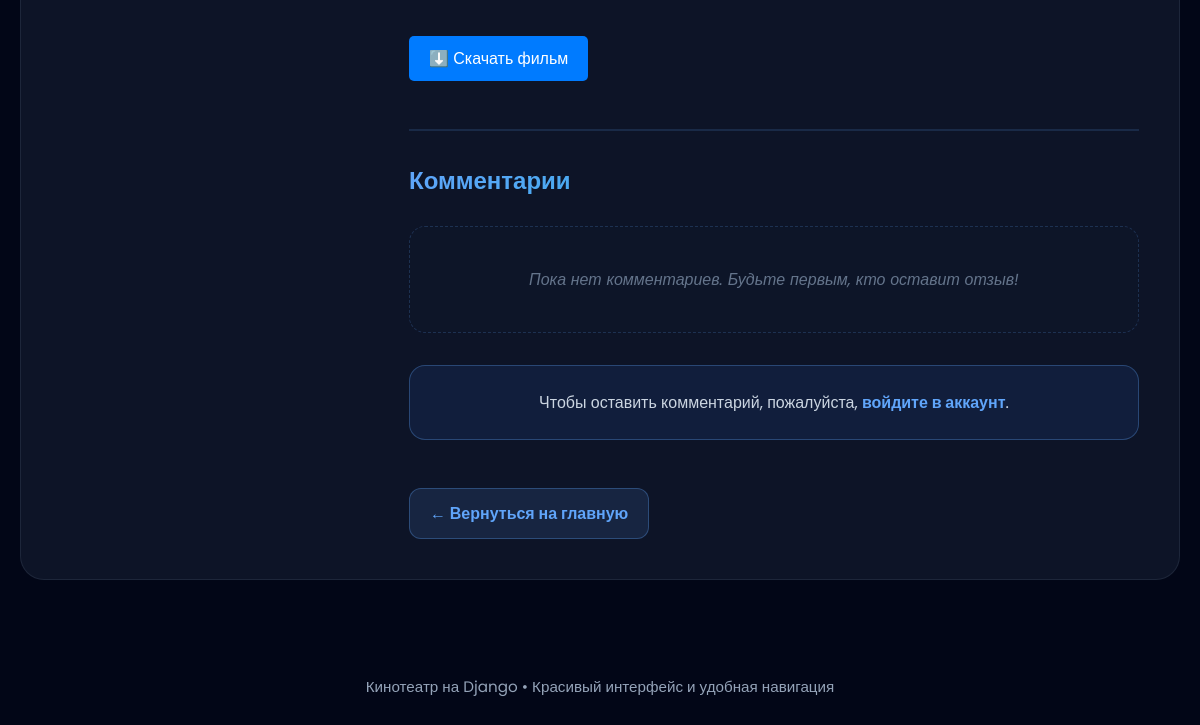
The page /product/2/ (lower part) on the database as committed earlier.
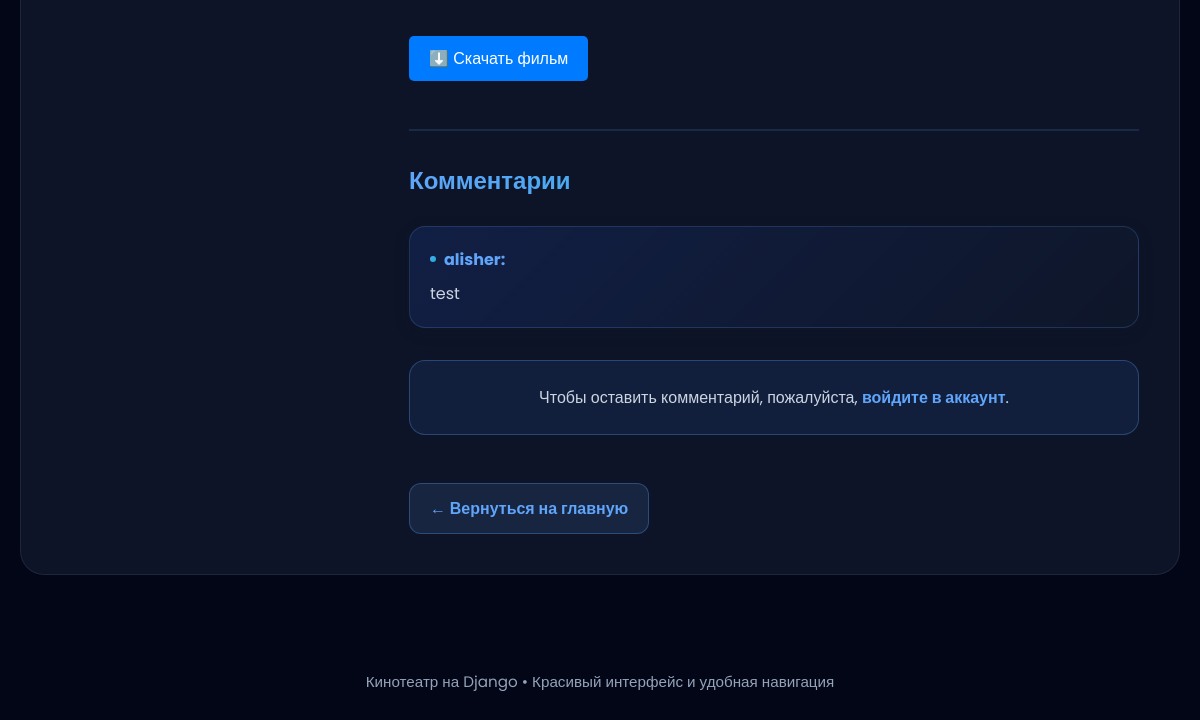
The same page on the database as committed later.
### movie_app/models.py (models this page shows, shortened)
class Comment(models.Model):
    user = models.ForeignKey(User, on_delete=models.CASCADE)
    movie = models.ForeignKey(Movie, on_delete=models.CASCADE)
    text = models.TextField()
    created_at = models.DateTimeField(auto_now_add=True)

class CustomUser(AbstractUser):
    phone_num = models.CharField(max_length=13, verbose_name="Номер телефона")
    avatar = models.ImageField(upload_to='avatars/', null=True, blank=True, verbose_name="Аватар")

### movie_app/views.py (the view, shortened to what this page needs)
# urls.py: path('product/<int:pk>/', views.product_detail, name='product_detail'),
def product_detail(request, pk):
    movie = get_object_or_404(Movie, pk=pk)
    comments = Comment.objects.filter(movie=movie)
    return render(request, 'product_detail.html', {'movie': movie, 'comments': comments, 'form': CommentForm()})

### templates/product_detail.html (shortened to what this page needs)
{% extends 'base.html' %}
{% block content %}
<div class="product-detail">
    <div class="detail-container">
        <div class="detail-content">
            {% if movie.film %}
            <div class="detail-film">
                <a href="{{ movie.film.url }}" download class="download-link" style="display: inline-block; margin-top: 10px; padding: 10px 20px; background-color: #007bff; color: white; text-decoration: none; border-radius: 5px;">⬇️ Скачать фильм</a>
            </div>
            {% endif %}
            <div class="detail-comments">
                <h2>Комментарии</h2>
                {% if comments %}
                    <ul class="comments-list">
                        {% for comment in comments %}
                        <li class="comment-item">
                            <p class="comment-user">{{ comment.user.username }}:</p>
                            <p class="comment-text">{{ comment.text }}</p>
                        </li>
                        {% endfor %}
                    </ul>
                {% else %}
                    <p class="no-comments">Пока нет комментариев. Будьте первым, кто оставит отзыв!</p>
                {% endif %}
                {% if user.is_authenticated %}
                <div class="comment-form">
                    <h3>Оставить комментарий</h3>
                    <form method="post" action="{% url 'product_detail' movie.id %}">
                        {% csrf_token %}
                        {{ form.as_p }}
                        <button type="submit">Отправить</button>
                    </form>
                </div>
                {% else %}
                <p class="login-prompt">Чтобы оставить комментарий, пожалуйста, <a href="{% url 'login' %}">войдите в аккаунт</a>.</p>
                {% endif %}
            <a href="{% url 'home' %}" class="back-link">← Вернуться на главную</a>
        </div>
    </div>
</div>
{% endblock %}

Rows that differ between the two databases and show on the page:
added Comment: user.username "alisher", text "test"
Other text that changed with them:
text no longer shown: "Пока нет комментариев. Будьте первым, кто оставит отзыв!"
